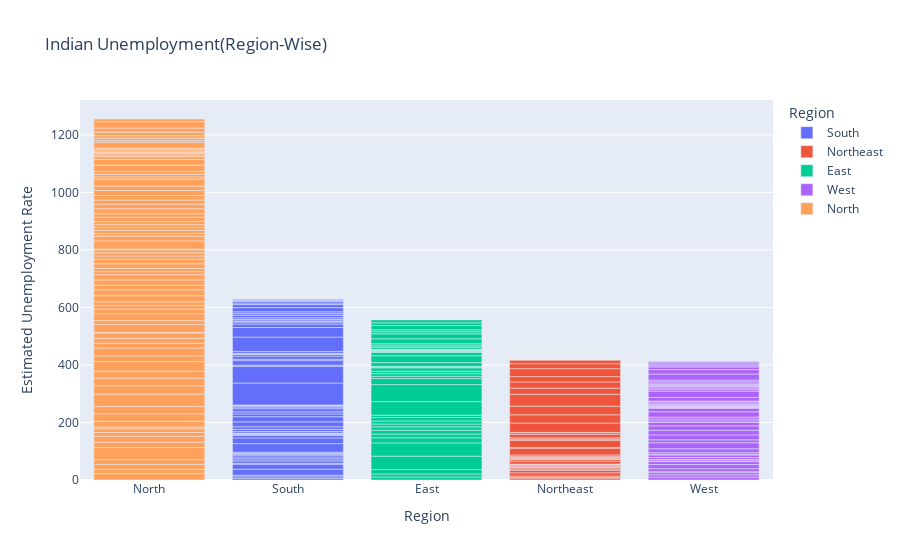

Notebook code cell kept with this figure:
### Code cell
import plotly.express as px
figure = px.bar(df,x= 'Region',y= 'Estimated Unemployment Rate',title="Indian Unemployment(Region-Wise)",template='plotly',color="Region")
figure.update_layout(xaxis={'categoryorder': 'total descending'})
figure.show()

### Figure 1 — Plotly figure (JSON) as saved in the notebook; plotly's stock layout.template omitted (floating-point values rounded to 4 significant figures)
{"data": [{"alignmentgroup": "True", "hovertemplate": "Region=%{x}<br>Estimated Unemployment Rate=%{y}<extra></extra>", "legendgroup": "South", "marker": {"color": "#636efa", "pattern": {"shape": ""}}, "name": "South", "offsetgroup": "South", "orientation": "v", "showlegend": true, "textposition": "auto", "type": "bar", "x": ["South", "South", "South", "South", "South", "South", "South", "South", "South", "South", "South", "South", "South", "South", "South", "South", "South", "South", "South", "South", "South", "South", "South", "South", "South", "South", "South", "South", "South", "South", "South", "South", "South", "South", "South", "South", "South", "South", "South", "South", "South", "South", "South", "South", "South", "South", "South", "South", "South", "South", "South", "South", "South", "South", "South", "South", "South", "South", "South", "South"], "xaxis": "x", "y": [5.48, 5.83, 5.79, 20.51, 17.43, 3.31, 8.34, 6.96, 6.4, 6.59, 2.86, 3.61, 3.46, 29.84, 19.97, 8.44, 4.01, 0.5, 2.41, 1.58, 5.31, 7.6, 8.99, 16.99, 17.88, 9.71, 7.09, 10.98, 5.91, 3.88, 0.58, 1.76, 1.2, 75.85, 58.19, 4.24, 15.47, 5.05, 10.9, 6.18, 1.57, 2.09, 6.4, 49.83, 33.16, 12.2, 6.81, 2.65, 5, 2.16, 5.49, 8.29, 5.77, 6.25, 14.7, 10.55, 5.36, 5.79, 3.27, 2.86], "yaxis": "y"}, {"alignmentgroup": "True", "hovertemplate": "Region=%{x}<br>Estimated Unemployment Rate=%{y}<extra></extra>", "legendgroup": "Northeast", "marker": {"color": "#EF553B", "pattern": {"shape": ""}}, "name": "Northeast", "offsetgroup": "Northeast", "orientation": "v", "showlegend": true, "textposition": "auto", "type": "bar", "x": ["Northeast", "Northeast", "Northeast", "Northeast", "Northeast", "Northeast", "Northeast", "Northeast", "Northeast", "Northeast", "Northeast", "Northeast", "Northeast", "Northeast", "Northeast", "Northeast", "Northeast", "Northeast", "Northeast", "Northeast", "Northeast", "Northeast", "Northeast", "Northeast", "Northeast", "Northeast", "Northeast", "Northeast", "Northeast", "Northeast", "Northeast", "Northeast", "Northeast", "Northeast", "Northeast", "Northeast", "Northeast", "Northeast"], "xaxis": "x", "y": [4.66, 4.41, 4.77, 11.06, 9.55, 0.6, 3.77, 5.53, 1.19, 3.02, 1.66, 3.59, 1.58, 10.03, 5.92, 1.15, 2.1, 3.74, 4.29, 4.6, 23.57, 2.28, 24.51, 4.46, 4.45, 12.49, 5.7, 0.88, 32.67, 28.4, 29.95, 41.23, 21.51, 21.71, 18.24, 27.92, 17.35, 11.57], "yaxis": "y"}, {"alignmentgroup": "True", "hovertemplate": "Region=%{x}<br>Estimated Unemployment Rate=%{y}<extra></extra>", "legendgroup": "East", "marker": {"color": "#00cc96", "pattern": {"shape": ""}}, "name": "East", "offsetgroup": "East", "orientation": "v", "showlegend": true, "textposition": "auto", "type": "bar", "x": ["East", "East", "East", "East", "East", "East", "East", "East", "East", "East", "East", "East", "East", "East", "East", "East", "East", "East", "East", "East", "East", "East", "East", "East", "East", "East", "East", "East", "East", "East", "East", "East", "East", "East", "East", "East", "East", "East", "East", "East"], "xaxis": "x", "y": [10.61, 10.29, 15.43, 46.64, 45.96, 17.82, 12.79, 13.44, 11.91, 9.82, 10.61, 11.85, 8.23, 47.09, 59.23, 20.95, 7.63, 9.76, 8.24, 11.8, 1.9, 3.12, 13.08, 23.76, 11.41, 3.77, 1.88, 1.42, 2.1, 2.18, 6.94, 4.92, 6.92, 17.41, 17.41, 7.29, 6.83, 14.87, 9.35, 9.98], "yaxis": "y"}, {"alignmentgroup": "True", "hovertemplate": "Region=%{x}<br>Estimated Unemployment Rate=%{y}<extra></extra>", "legendgroup": "West", "marker": {"color": "#ab63fa", "pattern": {"shape": ""}}, "name": "West", "offsetgroup": "West", "orientation": "v", "showlegend": true, "textposition": "auto", "type": "bar", "x": ["West", "West", "West", "West", "West", "West", "West", "West", "West", "West", "West", "West", "West", "West", "West", "West", "West", "West", "West", "West", "West", "West", "West", "West", "West", "West", "West", "West", "West", "West", "West", "West", "West", "West", "West", "West", "West", "West", "West", "West", "West", "West", "West", "West", "West", "West", "West", "West", "West", "West"], "xaxis": "x", "y": [9.65, 8.38, 7.54, 3.41, 10.5, 14.23, 10.27, 5.63, 1.96, 6.62, 8.89, 2.81, 5.25, 13.31, 21.25, 9.96, 17.07, 16.21, 15.38, 11.54, 5.54, 6.38, 6.66, 18.71, 12.11, 3.2, 1.84, 1.87, 3.42, 4.03, 4.11, 4.57, 2.22, 12.36, 21.98, 6.48, 5.08, 4.7, 3.91, 3.13, 4.95, 4.69, 5.79, 20.9, 15.46, 9.23, 3.89, 6.23, 4.55, 4.1], "yaxis": "y"}, {"alignmentgroup": "True", "hovertemplate": "Region=%{x}<br>Estimated Unemployment Rate=%{y}<extra></extra>", "legendgroup": "North", "marker": {"color": "#FFA15A", "pattern": {"shape": ""}}, "name": "North", "offsetgroup": "North", "orientation": "v", "showlegend": true, "textposition": "auto", "type": "bar", "x": ["North", "North", "North", "North", "North", "North", "North", "North", "North", "North", "North", "North", "North", "North", "North", "North", "North", "North", "North", "North", "North", "North", "North", "North", "North", "North", "North", "North", "North", "North", "North", "North", "North", "North", "North", "North", "North", "North", "North", "North", "North", "North", "North", "North", "North", "North", "North", "North", "North", "North", "North", "North", "North", "North", "North", "North", "North", "North", "North", "North", "North", "North", "North", "North", "North", "North", "North", "North", "North", "North", "North", "North", "North", "North", "North", "North", "North", "North", "North"], "xaxis": "x", "y": [22.23, 14.84, 17.04, 16.68, 42.27, 18.19, 20.3, 13.79, 12.53, 6.27, 20.34, 25.77, 25.05, 43.22, 29.02, 26.7, 24.18, 33.5, 19.68, 27.31, 16.83, 16.84, 18.76, 2.2, 26.95, 13.47, 24.31, 15.79, 12.04, 13.46, 21.08, 20.78, 15.5, 18.74, 17.92, 10.88, 11.09, 16.17, 16.14, 11.11, 10.97, 10.32, 2.86, 28.33, 16.55, 9.19, 10.99, 9.61, 9.88, 10.97, 15.16, 11.9, 17.7, 15.74, 14.39, 15.81, 17.51, 15.35, 24.15, 7.58, 8.98, 10.11, 21.54, 20.41, 9.47, 5.56, 5.79, 4.18, 3.75, 5.49, 4.99, 19.85, 6.48, 8.01, 8.61, 12.38, 14.26, 22.26, 9.23], "yaxis": "y"}], "layout": {"barmode": "relative", "legend": {"title": {"text": "Region"}, "tracegroupgap": 0}, "title": {"text": "Indian Unemployment(Region-Wise)"}, "xaxis": {"anchor": "y", "categoryarray": ["South", "Northeast", "East", "West", "North"], "categoryorder": "total descending", "domain": [0, 1], "title": {"text": "Region"}}, "yaxis": {"anchor": "x", "domain": [0, 1], "title": {"text": "Estimated Unemployment Rate"}}}}
